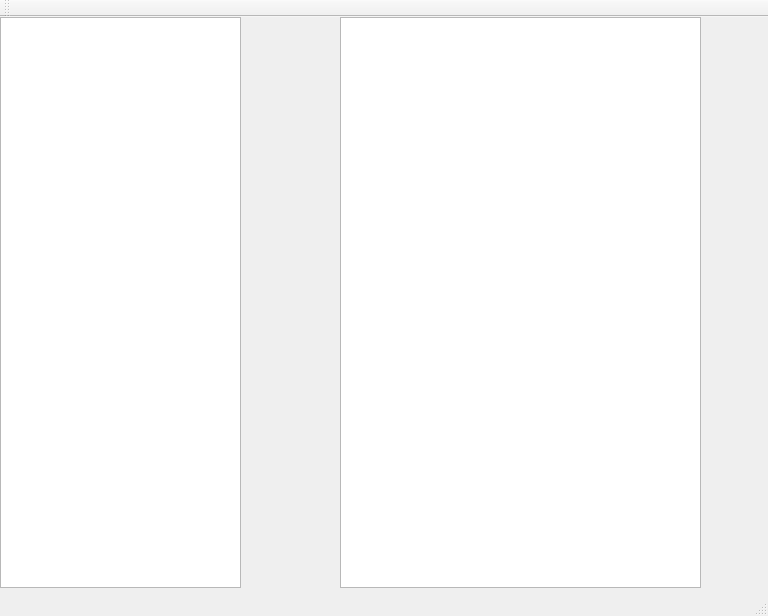
<?xml version="1.0" encoding="UTF-8"?>
<ui version="4.0">
 <class>MainWindow</class>
 <widget class="QMainWindow" name="MainWindow">
  <property name="geometry">
   <rect>
    <x>0</x>
    <y>0</y>
    <width>768</width>
    <height>616</height>
   </rect>
  </property>
  <property name="windowTitle">
   <string>MainWindow</string>
  </property>
  <widget class="QWidget" name="centralWidget">
   <widget class="QTableWidget" name="m_ScanTable">
    <property name="geometry">
     <rect>
      <x>0</x>
      <y>0</y>
      <width>241</width>
      <height>571</height>
     </rect>
    </property>
   </widget>
   <widget class="QTableWidget" name="m_ScanTableID">
    <property name="geometry">
     <rect>
      <x>340</x>
      <y>0</y>
      <width>361</width>
      <height>571</height>
     </rect>
    </property>
   </widget>
  </widget>
  <widget class="QMenuBar" name="menuBar">
   <property name="geometry">
    <rect>
     <x>0</x>
     <y>0</y>
     <width>768</width>
     <height>20</height>
    </rect>
   </property>
  </widget>
  <widget class="QToolBar" name="mainToolBar">
   <attribute name="toolBarArea">
    <enum>TopToolBarArea</enum>
   </attribute>
   <attribute name="toolBarBreak">
    <bool>false</bool>
   </attribute>
  </widget>
  <widget class="QStatusBar" name="statusBar"/>
 </widget>
 <layoutdefault spacing="6" margin="11"/>
 <resources/>
 <connections/>
</ui>
